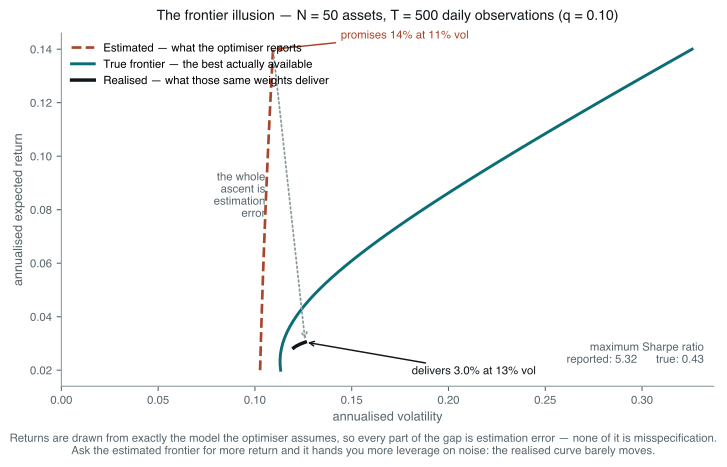

Python code for this plot:
# The three frontiers. An optimiser fed sample estimates reports the dashed
# curve, actually delivers the lower solid curve, and the truth it was reaching
# for is in between. The gap between "estimated" and "realised" is the entire
# subject of the note; it is manufactured by estimation error alone, since the
# data here are drawn from the very model the optimiser assumes.
#
# Run standalone:  uv run --no-project --with matplotlib,numpy python <path>

import os

os.environ.setdefault("SOURCE_DATE_EPOCH", "1735689600")

import matplotlib

matplotlib.use("Agg")
matplotlib.rcParams["svg.fonttype"] = "path"
matplotlib.rcParams["svg.hashsalt"] = "pc_frontier_illusion"
matplotlib.rcParams["font.family"] = ["Helvetica", "Arial", "DejaVu Sans"]

from pathlib import Path

import matplotlib.pyplot as plt
import numpy as np

INK = "#10171B"
MUTED = "#58666E"
TEAL = "#0B6E75"
RUST = "#A8452B"
GREY = "#8A979D"
FAINT = "#DCE4E6"

N = 50
T = 500
A = 252


def true_model(rng: np.random.Generator) -> tuple[np.ndarray, np.ndarray]:
    """One market factor plus idiosyncratic risk; modest, realistic alphas."""
    beta = rng.uniform(0.6, 1.4, N)
    idio = rng.uniform(0.15, 0.35, N)
    sigma_m = 0.16
    cov = sigma_m**2 * np.outer(beta, beta) + np.diag(idio**2)
    mu = 0.05 * beta + rng.normal(0, 0.01, N)
    return mu, cov


def frontier(mu: np.ndarray, cov: np.ndarray, targets: np.ndarray) -> np.ndarray:
    """Fully invested minimum-variance weights for each target return."""
    inv = np.linalg.inv(cov)
    one = np.ones(N)
    a = one @ inv @ one
    b = one @ inv @ mu
    c = mu @ inv @ mu
    d = a * c - b**2
    out = np.empty((len(targets), N))
    for i, m in enumerate(targets):
        lam = (c - b * m) / d
        gam = (a * m - b) / d
        out[i] = inv @ (lam * one + gam * mu)
    return out


def risk_return(w: np.ndarray, mu: np.ndarray, cov: np.ndarray):
    ret = w @ mu
    vol = np.sqrt(np.einsum("ij,jk,ik->i", w, cov, w))
    return vol, ret


def main() -> None:
    rng = np.random.default_rng(20260907)
    mu, cov = true_model(rng)

    sample = rng.multivariate_normal(mu / A, cov / A, size=T)
    mu_hat = sample.mean(axis=0) * A
    cov_hat = np.cov(sample, rowvar=False) * A

    targets = np.linspace(0.02, 0.14, 60)

    w_true = frontier(mu, cov, targets)
    v_true, r_true = risk_return(w_true, mu, cov)

    w_hat = frontier(mu_hat, cov_hat, targets)
    v_est, r_est = risk_return(w_hat, mu_hat, cov_hat)  # what the optimiser reports
    v_real, r_real = risk_return(w_hat, mu, cov)  # what those weights deliver

    fig, ax = plt.subplots(figsize=(7.6, 4.6))

    ax.plot(v_est, r_est, color=RUST, lw=2.0, ls="--", label="Estimated — what the optimiser reports")
    ax.plot(v_true, r_true, color=TEAL, lw=2.2, label="True frontier — the best actually available")
    ax.plot(v_real, r_real, color=INK, lw=2.6, label="Realised — what those same weights deliver")

    top = -1
    ax.annotate(
        f"promises {r_est[top]:.0%} at {v_est[top]:.0%} vol",
        xy=(v_est[top], r_est[top]),
        xytext=(v_est[top] + 0.035, r_est[top] + 0.004),
        fontsize=8.5,
        color=RUST,
        arrowprops=dict(arrowstyle="->", color=RUST, lw=1.1),
    )
    ax.annotate(
        f"delivers {r_real[top]:.1%} at {v_real[top]:.0%} vol",
        xy=(v_real[top], r_real[top]),
        xytext=(v_real[top] + 0.055, r_real[top] - 0.012),
        fontsize=8.5,
        color=INK,
        arrowprops=dict(arrowstyle="->", color=INK, lw=1.1),
    )
    ax.annotate(
        "",
        xy=(v_real[top], r_real[top]),
        xytext=(v_est[top], r_est[top]),
        arrowprops=dict(arrowstyle="->", color=GREY, lw=1.3, ls=":"),
    )
    ax.text(
        v_est[top] - 0.004,
        (r_est[top] + r_real[top]) / 2,
        "the whole\nascent is\nestimation\nerror",
        fontsize=8.5,
        color=MUTED,
        va="center",
        ha="right",
    )

    sr_true = np.sqrt(mu @ np.linalg.solve(cov, mu))
    sr_est = np.sqrt(mu_hat @ np.linalg.solve(cov_hat, mu_hat))
    ax.text(
        0.985,
        0.06,
        f"maximum Sharpe ratio\nreported: {sr_est:.2f}      true: {sr_true:.2f}",
        transform=ax.transAxes,
        fontsize=8.5,
        color=MUTED,
        ha="right",
        va="bottom",
    )

    ax.set_xlabel("annualised volatility", fontsize=9.5, color=MUTED)
    ax.set_ylabel("annualised expected return", fontsize=9.5, color=MUTED)
    ax.set_title(
        f"The frontier illusion — N = {N} assets, T = {T} daily observations (q = {N / T:.2f})",
        fontsize=10.5,
        color=INK,
        pad=10,
    )
    ax.tick_params(labelsize=8.5, colors=MUTED)
    ax.set_xlim(left=0)
    for side in ("top", "right"):
        ax.spines[side].set_visible(False)
    for side in ("left", "bottom"):
        ax.spines[side].set_color(GREY)
    ax.legend(fontsize=8.5, frameon=False, loc="upper left")

    fig.text(
        0.5,
        -0.04,
        "Returns are drawn from exactly the model the optimiser assumes, so every part of the gap is "
        "estimation error — none of it is misspecification.\nAsk the estimated frontier for more return "
        "and it hands you more leverage on noise: the realised curve barely moves.",
        ha="center",
        fontsize=8.5,
        color=MUTED,
    )

    fig.tight_layout()
    out = Path(__file__).with_suffix("")
    for ext in ("pdf", "svg"):
        fig.savefig(f"{out}.{ext}", transparent=True, bbox_inches="tight")

    j = np.argmin(np.abs(targets - 0.10))
    print(f"at target return {targets[j]:.3f}:")
    print(f"  estimated vol {v_est[j]:.4f}, realised vol {v_real[j]:.4f}, true-frontier vol {v_true[j]:.4f}")
    print(f"  realised/estimated vol ratio = {v_real[j] / v_est[j]:.2f}")
    print(f"  estimated Sharpe {r_est[j] / v_est[j]:.2f} vs realised {r_real[j] / v_real[j]:.2f}")
    print(f"  max abs weight, estimated frontier: {np.abs(w_hat[j]).max():.2f}; gross {np.abs(w_hat[j]).sum():.1f}")
    print(f"sample mean range: {mu_hat.min():.3f} to {mu_hat.max():.3f} (true: {mu.min():.3f} to {mu.max():.3f})")
    print(f"realised return range across the whole frontier: {r_real.min():.4f} to {r_real.max():.4f}")
    print(f"realised vol range: {v_real.min():.4f} to {v_real.max():.4f}")


main()
